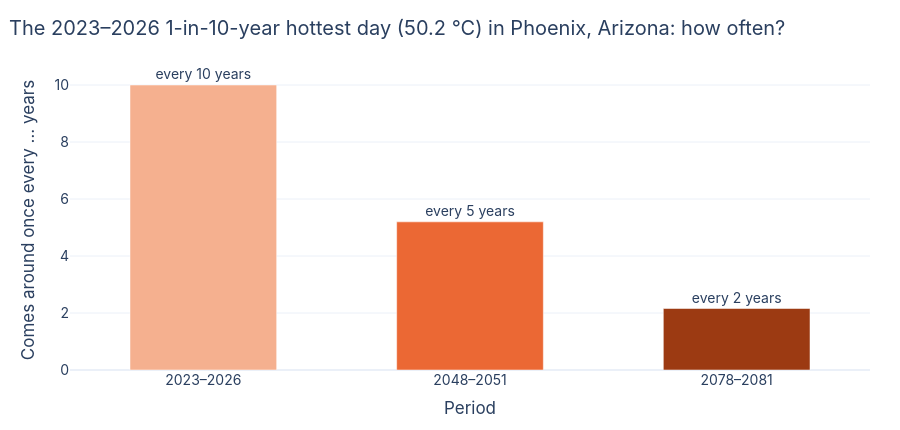

This figure's notebook cell:
### Markdown cell above
### The answer, in one picture

Instead of comparing against a different source, compare CRC Open with itself:
take the **1-in-10-year hottest day** of its first period (2023–2026, roughly
today) and ask how often that same temperature comes around later in the century.
The curves are framework distributions (`decode_curves`), so this is one call to
their cumulative distribution function.

### Code cell
today_rp = 10
first = next(iter(future))
threshold = float(curve_values(future[first], [today_rp])[0])
new_rp = {label: 1 / (1 - float(curve.cdf(threshold))) for label, curve in future.items()}

fig = go.Figure(go.Bar(
    x=list(new_rp), y=list(new_rp.values()),
    marker_color=FUTURE[:len(new_rp)], width=0.55,
    text=[f"every {rp:.0f} years" if rp >= 1.95 else "almost every year" for rp in new_rp.values()],
    textposition="outside", cliponaxis=False,
    hovertemplate="%{x}: once every %{y:.1f} years<extra></extra>",
))
layout(fig, f"The {first} 1-in-{today_rp}-year hottest day ({threshold:.1f} °C) in {CITY['name']}: how often?",
       yaxis=dict(title="Comes around once every … years", rangemode="tozero"), xaxis_title="Period", showlegend=False)
fig.show()

### Figure 1 — Plotly figure (JSON) as saved in the notebook; plotly's stock layout.template omitted (floating-point values rounded to 4 significant figures)
{"data": [{"cliponaxis": false, "hovertemplate": "%{x}: once every %{y:.1f} years<extra></extra>", "marker": {"color": ["#f5b08f", "#eb6834", "#9c3a12"]}, "text": ["every 10 years", "every 5 years", "every 2 years"], "textposition": "outside", "type": "bar", "width": 0.55, "x": ["2023–2026", "2048–2051", "2078–2081"], "y": [10.0, 5.198, 2.158]}], "layout": {"font": {"family": "Inter, Helvetica, Arial, sans-serif", "size": 14}, "height": 430, "margin": {"b": 60, "l": 70, "r": 30, "t": 70}, "showlegend": false, "title": {"text": "The 2023–2026 1-in-10-year hottest day (50.2 °C) in Phoenix, Arizona: how often?", "x": 0.01}, "xaxis": {"title": {"text": "Period"}}, "yaxis": {"rangemode": "tozero", "title": {"text": "Comes around once every … years"}}}}
